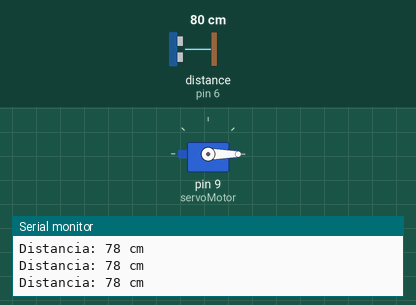
Simulated run of this sketch. Board: Arduino Uno, built with avr-gcc and run on an emulated ATmega328P. Shown: servo, the last lines printed to the serial monitor. Wiring (inferred from the names in the program): ultrasonic range finder: trigger pin 5; echo pin 6. The inputs (shaded band) are chosen by the test bench; at power-on: distance to the obstacle (sensor on pin 6) 80 cm. The echo pulse lasts 58.3 µs per cm.

Above: at 1.2 s.
1.3 s: distance to the obstacle (sensor on pin 6) set to 13 cm
2.8 s: distance to the obstacle (sensor on pin 6) set to 10 cm
At 3.67 s:
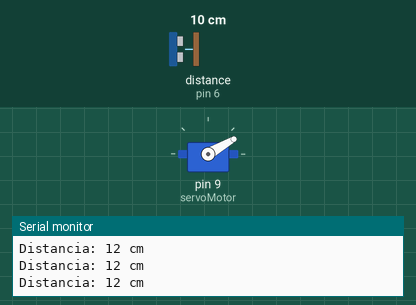
At 5.6 s:
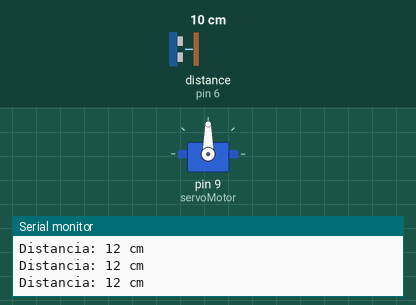
Timing chart, 0 to 11.8 s (numbered marks = the images above; inputs shaded):
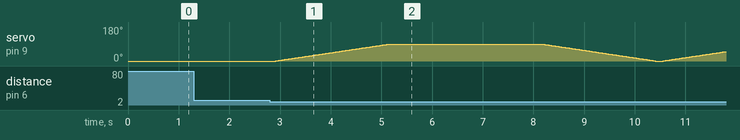

Measured:
- the behaviour switches between 12 and 11 cm on distance to the obstacle (sensor on pin 6) (found by bisection; images 0 and 1)

The sketch:

umbral-con-servomotor.ino
```cpp
#include <Servo.h>
Servo servoMotor;
const int Trigger = 5;
const int Echo = 6;
const int potPin = A1;

void setup() {
  Serial.begin(9600);
  servoMotor.attach(9);
  servoMotor.write(0);
  pinMode(Trigger, OUTPUT);
  pinMode(Echo, INPUT);
  pinMode(potPin, INPUT);
  digitalWrite(Trigger, LOW);

}

void loop(){
   long t; // tiempo que demora en llegar el
  long d; // distancia en centímetros

    // Enviamos un pulso de 10us al trigger
  digitalWrite(Trigger, HIGH);
  delayMicroseconds(10);
  digitalWrite(Trigger, LOW);

  // OBTENEMOS EL ANCHO DE PULSO
  t = pulseIn(Echo, HIGH);
  d = t / 59; // escalamos el tiempo en una distancia en cm

  if(d <= 10){
  for (int i = 0; i <= 90; i++){
    servoMotor.write(i);
    delay(25);
  }
  delay(3000);
  for (int i = 89; i >= 0 ; i--){
    servoMotor.write(i);
    delay(25);
  }
  }

    Serial.print("Distancia: ");
  Serial.print(d);
  Serial.println(" cm");

  delay(100);
}
```
